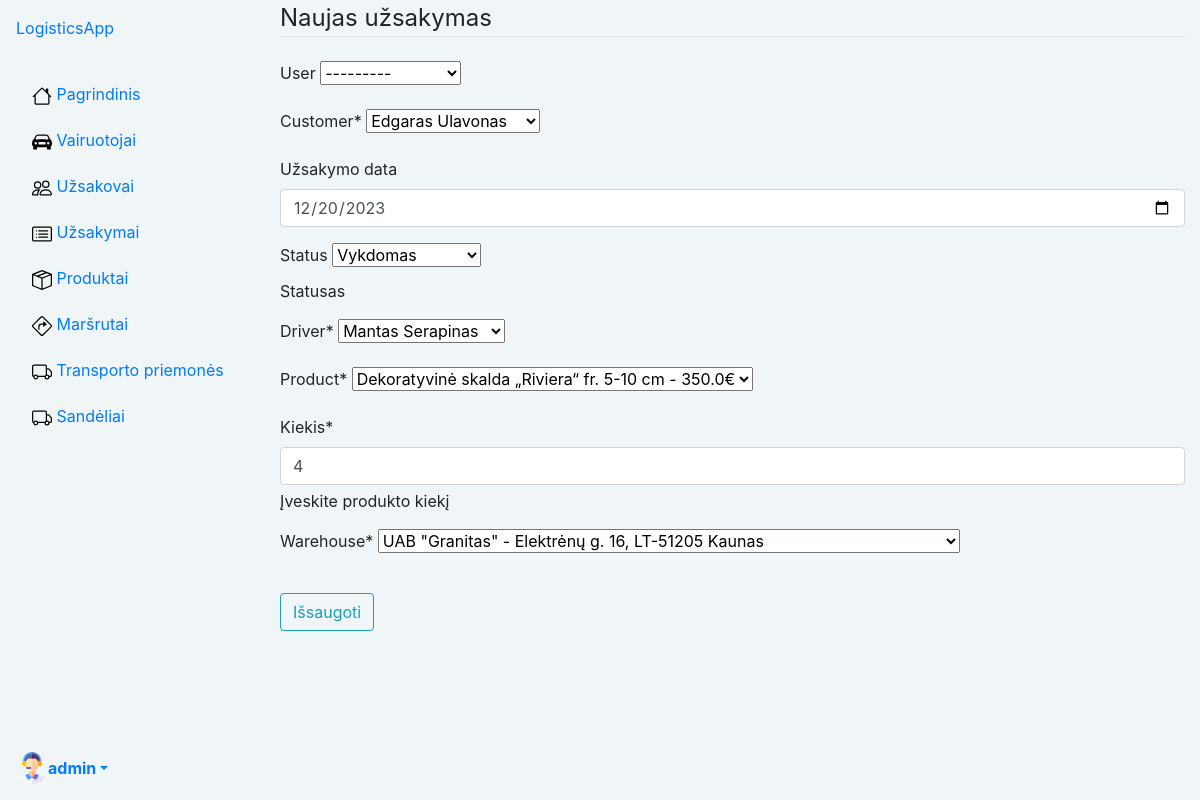
/logistics/order/2/update (signed in), run on the app's committed database.
### logistics/models.py (models this page shows, shortened)
class Profile(models.Model):
    user = models.OneToOneField(User, on_delete=models.CASCADE)
    nuotrauka = models.ImageField(default="profile_pics/default.png", upload_to="profile_pics")

class Order(models.Model):
    customer = models.ForeignKey('Customer', on_delete=models.SET_NULL, null=True)
    order_date = models.DateField('Užsakymo data',  null=True, blank=True)
    order_code = models.CharField(max_length=10, unique=True, editable=False, null=True)
    user = models.ForeignKey(User, on_delete=models.SET_NULL, null=True, blank=True)
    ORDER_STATUS = (
        ('a', 'Administruojama'),
        ('v', 'Vykdomas'),
        ('b', 'Baigtas'),
        ('c', 'Atšauktas'),  # pakeistas 'a' į 'c', kad būtų unikalus
    )
    status = models.CharField(
        max_length=1,
        choices=ORDER_STATUS,
        blank=True,
        default='a',
        help_text='Statusas',
    )
    driver = models.ForeignKey('Driver', on_delete=models.SET_NULL, null=True)
    product = models.ForeignKey('Product', on_delete=models.SET_NULL, null=True)
    quantity = models.IntegerField('Kiekis', help_text='Įveskite produkto kiekį', default=0, null=False)
    warehouse = models.ForeignKey('Warehouse', on_delete=models.SET_NULL, null=True)
    """Gaunama bendra produkto suma"""

### logistics/crud_views/orders_view.py (the view)
# urls.py: path('order/<int:order_id>/update', OrderUpdateView.as_view(), name='order-update'),
class OrderUpdateView(LoginRequiredMixin, UserPassesTestMixin, generic.UpdateView):
    model = Order
    form_class = OrderCreateForm
    success_url = reverse_lazy('orders')  # sugeneruoja URL dinaminiu budu
    template_name = 'orders/order_form.html'
    pk_url_kwarg = 'order_id'
    def test_func(self):
        return self.request.user.is_superuser #Jeigu super admin leis update, jeigu ne numes i 403 forbidden\

### logistics/forms.py
class OrderCreateForm(forms.ModelForm):
    class Meta:
        model = Order
        fields = ['user', 'customer', 'order_date','status' ,'driver', 'product', 'quantity', 'warehouse']
        widgets = {'order_date': DateInput()}

### logistics/models.py (called while the page is built)
    def __str__(self):
        return f'{self.name}'

    def __str__(self):
        return f'{self.name} - {self.unit_price}€'

    def __str__(self):
        return f'{self.name} - {self.location}'

    def __str__(self):
        return self.name

### templates/orders/order_form.html (shortened to what this page needs)
{% extends "base.html" %}
{% load crispy_forms_tags %}
{% block content %}
    <div class="content-section">
    <form method="POST">
        <fieldset class="form-group">
            <legend class="border-bottom mb-4">Naujas užsakymas</legend>
            {{ form|crispy }}
        </fieldset>
        <div class="form-group">
            <button class="btn btn-outline-info" type="submit">Išsaugoti</button>
        </div>
    </form>
    </div>
{% endblock content %}

### templates/base.html (shortened to what this page needs)
<!DOCTYPE html>
<html lang="en">
<head>
    {% load static %}
    <link rel="stylesheet" href="https://stackpath.bootstrapcdn.com/bootstrap/4.1.3/css/bootstrap.min.css"
>
    <link rel="stylesheet" href="{% static 'css/styles.css' %}">
    <link href="https://cdn.jsdelivr.net/npm/bootstrap-icons@1.18.0/font/bootstrap-icons.css" rel="stylesheet">
</head>
<body class="d-flex" style="background-color: #F0F5F7;">
<div class="d-flex flex-column flex-shrink-0 p-3 bg-body-tertiary"
     style="width: 265px; height: 100vh; background-color: #F0F5F7;">
    <a href="/" class="d-flex align-items-center mb-3 mb-md-0 me-md-auto link-body-emphasis text-decoration-none">
        <span class="fs-4">LogisticsApp</span>
    </a>
    <ul class="nav nav-pills flex-column mb-auto">
        <li class="nav-item align-items-center">
            <a href="{% url 'index' %}"
               class="nav-link {% if request.resolver_match.url_name == 'index' %}active{% endif %}
 link-body-emphasis">
                <img src="{% static 'images/house.svg' %}" width="20" height="30" alt="Your Logo" class="me-2">
                <span class="d-none d-md-inline">Pagrindinis</span>
            </a>
        </li>
        {% if user.is_authenticated %}
        {% if user.is_superuser %}
        <li class="nav-item align-items-center">
            <a href="{% url 'drivers' %}"
               class="nav-link {% if 'drivers' in request.path %}active{% endif %} link-body-emphasis">
                <img src="{% static 'images/car-front-fill (1).svg' %}" width="20" height="30" alt="Your Logo"
                     class="me-2">
                <span class="d-none d-md-inline">Vairuotojai</span>
            </a>
        </li>
        <li class="nav-item align-items-center">
            <a href="{% url 'customers' %}"
               class="nav-link {% if 'customers' in request.path %}active{% endif %} link-body-emphasis">
                <img src="{% static 'images/people.svg' %}" width="20" height="30" alt="Your Logo" class="me-2">
                <span class="d-none d-md-inline">Užsakovai</span>
            </a>
        </li>
        <li class="nav-item align-items-center">
            <a href="{% url 'orders' %}"
               class="nav-link {% if 'orders' in request.path %}active{% endif %} link-body-emphasis">
                <img src="{% static 'images/card-list.svg' %}" width="20" height="30" alt="Your Logo" class="me-2">
                <span class="d-none d-md-inline">Užsakymai</span>
            </a>
        </li>
        <li class="nav-item align-items-center">
            <a href="{% url 'products' %}" class="nav-link {% if request.resolver_match.url_name == 'products' %}active{% endif %}
 link-body-emphasis">
                <img src="{% static 'images/box-seam.svg' %}" width="20" height="30" alt="Your Logo" class="me-2">
                <span class="d-none d-md-inline">Produktai</span>
            </a>
        </li>
        <li class="nav-item align-items-center">
            <a href="{% url 'routes' %}"
               class="nav-link {% if 'routes' in request.path %}active{% endif %} link-body-emphasis">
                <img src="{% static 'images/sign-turn-right.svg' %}" width="20" height="30" alt="Your Logo"
                     class="me-2">
                <span class="d-none d-md-inline">Maršrutai</span>
            </a>
        </li>
        <li class="nav-item align-items-center">
            <a href="{% url 'vehicles' %}"
               class="nav-link {% if 'vehicles' in request.path %}active{% endif %} link-body-emphasis">
                <img src="{% static 'images/truck.svg' %}" width="20" height="30" alt="Your Logo" class="me-2">
                <span class="d-none d-md-inline">Transporto priemonės</span>
            </a>
        </li>
        <li class="nav-item align-items-center">
            <a href="{% url 'warehouses' %}"
               class="nav-link {% if 'warehouses' in request.path %}active{% endif %} link-body-emphasis">
                <img src="{% static 'images/truck.svg' %}" width="20" height="30" alt="Your Logo" class="me-2">
                <span class="d-none d-md-inline">Sandėliai</span>
            </a>
        </li>
        {% endif %}
    </ul>
    <div class="dropdown">
        <a href="#" class="d-flex align-items-center link-body-emphasis text-decoration-none dropdown-toggle"
           data-toggle="dropdown" aria-expanded="false">
            <img src="{{ user.profile.nuotrauka.url }}" alt="" width="32" height="32" class="rounded-circle me-2">
            <strong>{{ user.get_username}}</strong>
        </a>
            {% endif %}
    </div>
</div>
<div class="container-fluid">
    {% block content %}{% endblock %}
</div>
</body>
</html>

### data on the page
Order: user "---------", customer "Edgaras Ulavonas", order_date "12/20/2023", status "Vykdomas", driver "Mantas Serapinas", product "Dekoratyvinė skalda „Riviera“ fr. 5-10 cm - 350.0€", quantity "4", warehouse "UAB \"Granitas\" - Elektrėnų g. 16, LT-51205 Kaunas"

### other printed values
{{ user.get_username }} "admin"
